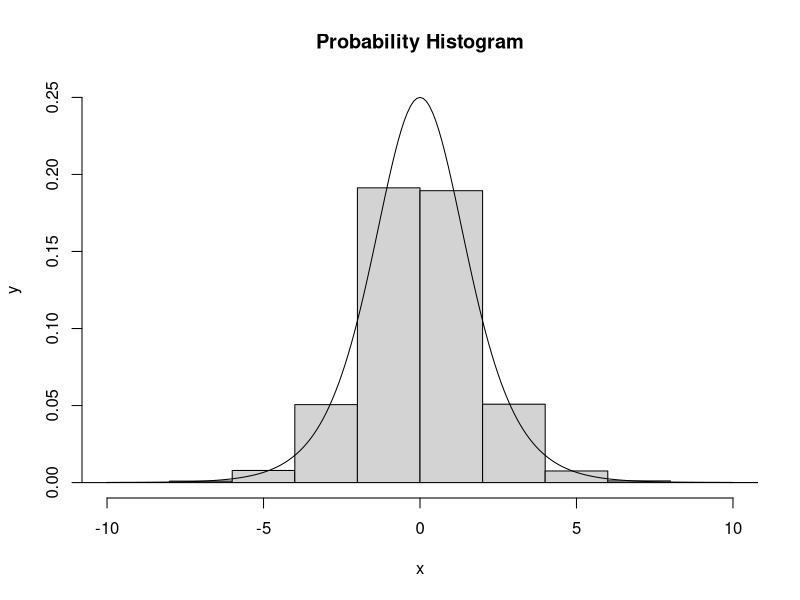
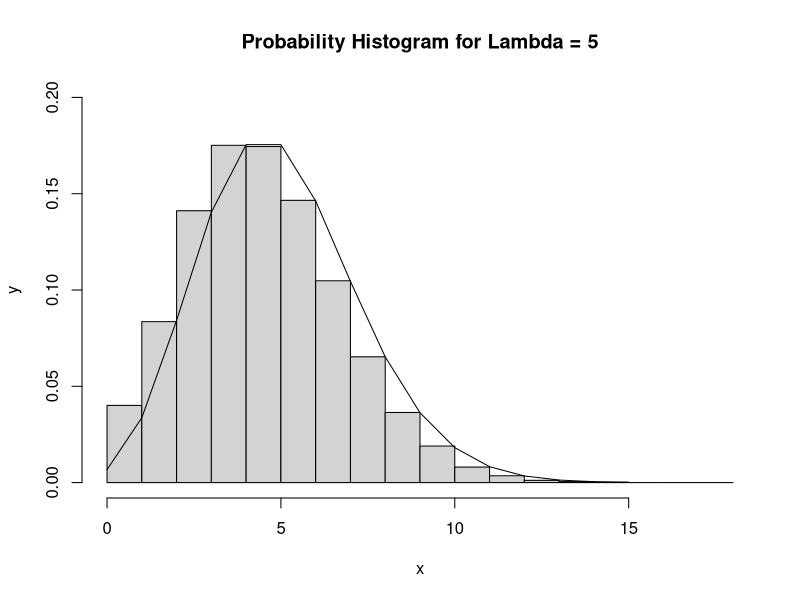

Source code (R) for these figures, in order:
## ---- chunk 1
n = 1000 # Sample Size
y = runif(n, 0, 1) # Samples (set to either 0 or 1)

x = (-1) * log((1/y) - 1) # Our inverse to the cdf

z = seq(-10, 10, by=0.1) # Used for graphing lines of a histogram
fz = dlogis(z) # Used for graphing lines of a histogram
## ---- chunk 2
n = 100000
y = runif(n, 0, 1)

x = (-1) * log((1/y) - 1)

z = seq(-10, 10, by=0.1)
fz = dlogis(z)
## ---- chunk 3
hist(x, prob=TRUE,
     main="Probability Histogram",
     xlab="x", ylab="y",
     ylim=c(0, 0.25), xlim=c(-10,10))
lines(z, fz)
## ---- chunk 4
p = function(lambda, x) {
  if (x == 0) {
    return( exp(-lambda) )
  } else {
    result = p(lambda, (x - 1)) * lambda/(x)
    return(result)
  }
}
## ---- chunk 5
F = function(lambda, x) {
  sum = 0
  for (i in 0:x) {
    sum = sum + p(lambda, i)
  }
  return(sum)
}
## ---- chunk 6
F.rand = function(lambda) {
  u = runif(1)
  x = 0
  p.x = exp(-lambda)
    F.x = p.x
    while (F.x < u) {
      x = x + 1
      p.x = p(lambda, x)
      F.x = F(lambda, x)
    }
  return(x)
}
## ---- chunk 7
lambda = 5
n = 100000
sum_result = rep(0, n)

for (i in 1:n) {
  one_sim = F.rand(lambda)
  sum_result[i] = sum(one_sim)
}
## ---- chunk 8
z = seq(0, 15, by=1)
fz = dpois(z, 5)
## ---- chunk 9
hist(sum_result, prob=TRUE,
     main="Probability Histogram for Lambda = 5",
     xlab="x", ylab="y", ylim=(c(0,0.2)))
lines(z, fz)
